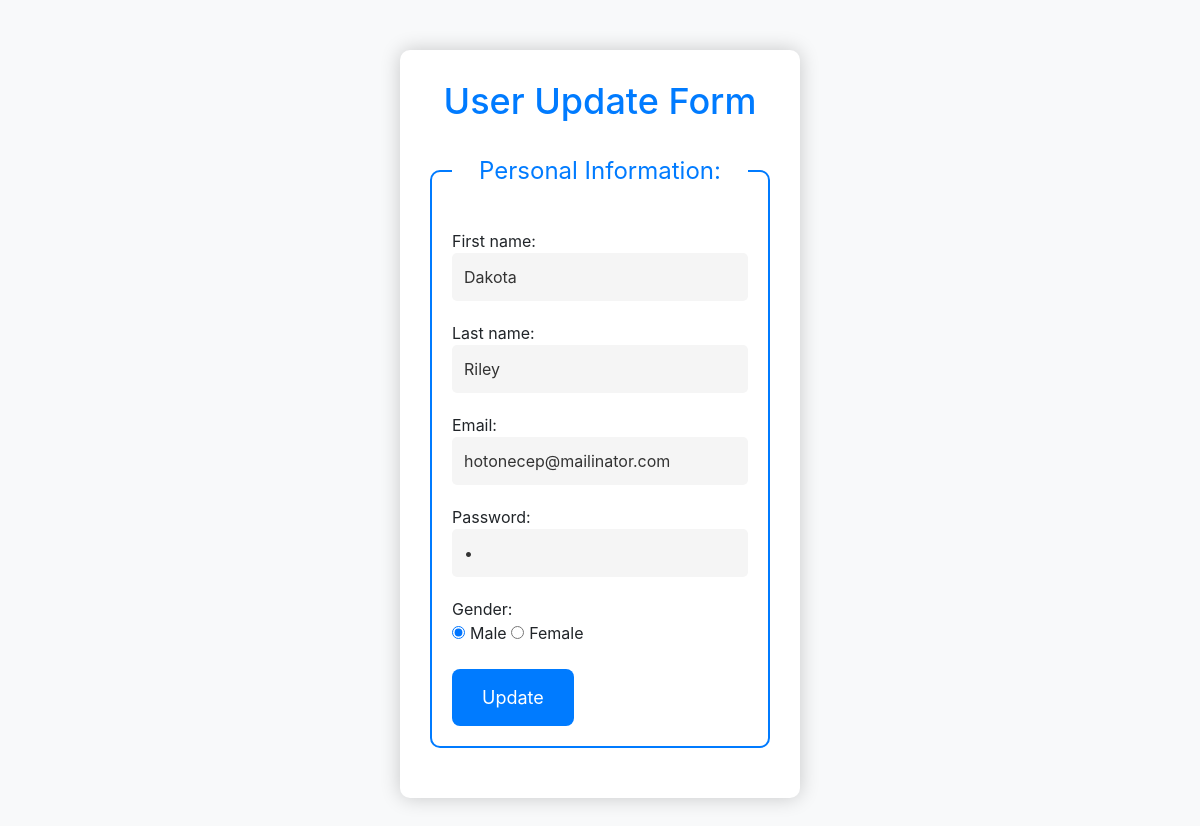
Screenshot of /update.php?id=13 with the database file from the repository.
### tables this page shows
CREATE TABLE `users` (
  `id` int(11) NOT NULL,
  `firstname` varchar(256) NOT NULL,
  `lastname` varchar(256) NOT NULL,
  `email` varchar(256) NOT NULL,
  `password` int(11) NOT NULL,
  `gender` varchar(256) NOT NULL
);

### update.php (the view, shortened to what this page needs)
<?php
include "config.php";
if (isset($_GET['id'])) {
    $user_id = $_GET['id'];
    $sql = "SELECT * FROM `users` WHERE `id`='$user_id'";
    $result = $conn->query($sql);
    if ($result->num_rows > 0) {
        while ($row = $result->fetch_assoc()) {
            $first_name = $row['firstname'];
            $lastname = $row['lastname'];
            $email = $row['email'];
            $password  = $row['password'];
            $gender = $row['gender'];
        }
?>
<!DOCTYPE html>
<html lang="en">
<head>
    <link rel="stylesheet" href="https://maxcdn.bootstrapcdn.com/bootstrap/4.5.2/css/bootstrap.min.css">
</head>
<body>
    <form action="" method="post">
        <h2>User Update Form</h2>
        <fieldset>
            <legend>Personal Information:</legend>
            First name:<br>
            <input type="text" name="firstname" value="<?php echo $first_name; ?>">
            <br>
            Last name:<br>
            <input type="text" name="lastname" value="<?php echo $lastname; ?>">
            <br>
            Email:<br>
            <input type="email" name="email" value="<?php echo $email; ?>">
            <br>
            Password:<br>
            <input type="password" name="password" value="<?php echo $password; ?>">
            <br>
            Gender:<br>
            <input type="radio" name="gender" value="Male" <?php if ($gender == 'Male') {
                                                                echo "checked";
                                                            } ?>>Male
            <input type="radio" name="gender" value="Female" <?php if ($gender == 'Female') {
                                                                    echo "checked";
                                                                } ?>>Female
            <br><br>
            <input type="submit" value="Update" name="update">
        </fieldset>
    </form>
</body>
</html>
<?php
        } else {
            header('Location: view.php');
        }
    }
?>

### update.php (style rules this page uses)
body { background-color: #f8f9fa; }
form { max-width: 400px; margin: 50px auto; background-color: #fff; padding: 30px; border-radius: 10px; box-shadow: 0 0 20px rgba(0, 0, 0, 0.2); }
h2 { text-align: center; font-size: 36px; color: #007bff; margin-bottom: 30px; }
fieldset { border: 2px solid #007bff; padding: 20px; border-radius: 10px; margin-bottom: 20px; }
legend { text-align: center; font-size: 24px; color: #007bff; margin-bottom: 20px; }
input[type="text"], input[type="email"], input[type="password"] { width: 100%; padding: 12px; margin-bottom: 20px; border: none; border-radius: 5px; background-color: #f5f5f5; color: #333; }
input[type="radio"] { margin-right: 5px; }
input[type="submit"] { background-color: #007bff; color: #fff; padding: 15px 30px; border: none; border-radius: 8px; cursor: pointer; font-size: 18px; }

### rows the page displays
users: firstname "Dakota", lastname "Riley", email "hotonecep@mailinator.com", gender "☑"
